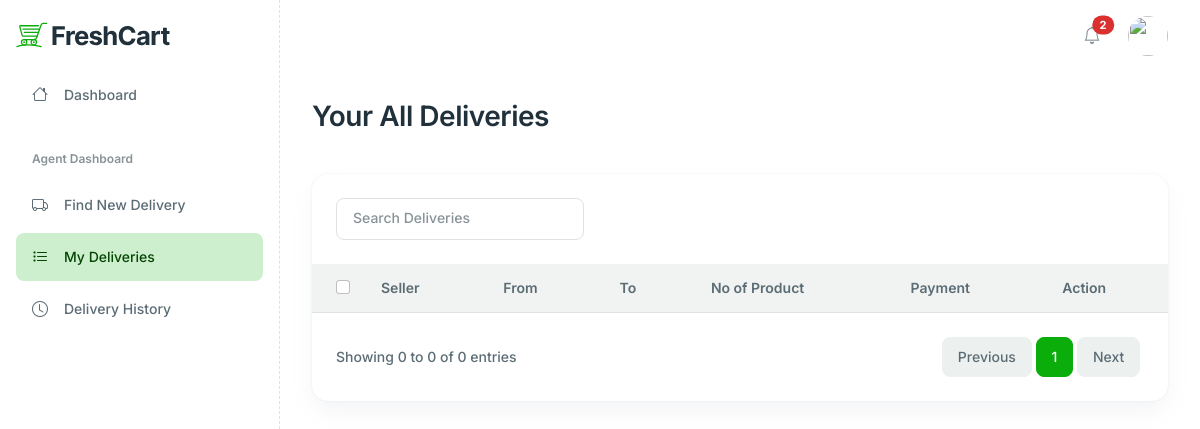
Before: /delivery/Mydeliveries/ with the older database file.
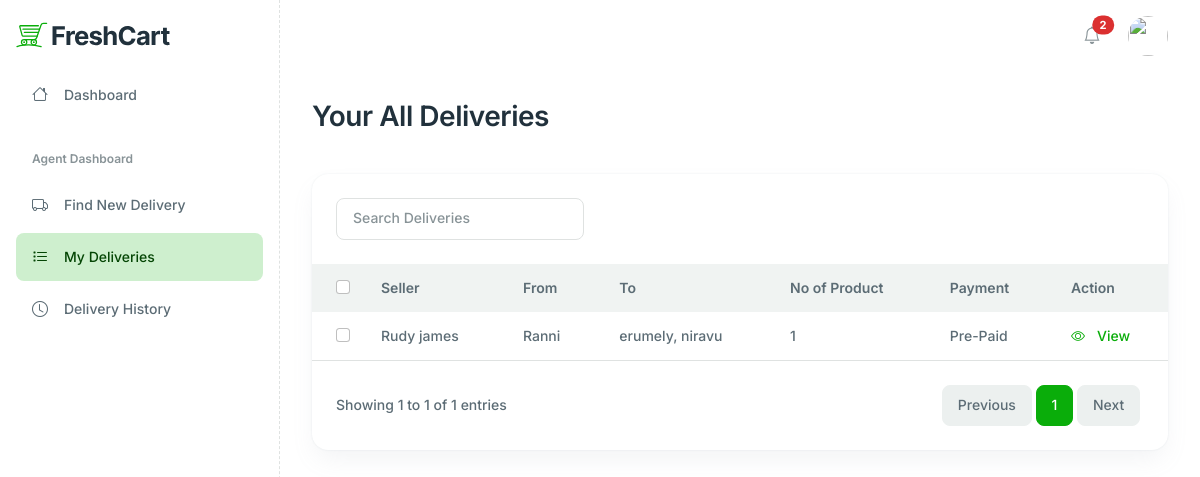
After: the same page with the newer database file.
### customer/models.py (models this page shows, shortened)
class Cart(models.Model):
    buyer = models.ForeignKey(User, on_delete=models.CASCADE, related_name="orders_as_buyer",
                              limit_choices_to={'rights': 'customer'})
    seller = models.ForeignKey(User, on_delete=models.CASCADE, related_name="orders_as_seller",
                               limit_choices_to={'rights': 'seller'})
    delivery_user = models.ForeignKey(User, on_delete=models.SET_NULL, null=True, blank=True,
                                      related_name="orders_as_delivery_user",
                                      limit_choices_to={'rights': 'delivery'})
    location = models.ForeignKey(Address, on_delete=models.SET_NULL, null=True, blank=True)
    PAYMENT_METHOD_CHOICES = [
        ('cod', 'Cash on Delivery'),
        ('credit_card', 'Credit Card'),
        ('debit_card', 'Debit Card'),
        ('upi', 'UPI'),
        ('net_banking', 'Net Banking'),
    ]
    payment_method = models.CharField(max_length=50, choices=PAYMENT_METHOD_CHOICES, default='cod')
    STATUS_CHOICES = [
        ('pending', 'Pending'),
        ('processing', 'Processing'),
        ('shipped', 'Shipped'),
        ('delivered', 'Delivered'),
        ('cancelled', 'Cancelled'),
    ]
    status = models.CharField(max_length=50, choices=STATUS_CHOICES, default='pending')
    date_time = models.DateTimeField(default=now)
    delivery_otp = models.CharField(max_length=6, blank=True, null=True)
    delivery_charge = models.DecimalField(max_digits=10, decimal_places=2, blank=True, null=True)

### administrator/models.py (models this page shows, shortened)
class User(models.Model):
    name = models.CharField(max_length=255)
    email = models.EmailField(unique=True)
    password = models.CharField(max_length=255)
    approved = models.BooleanField(default=True)
    phone_no = models.CharField(max_length=15, unique=True)
    rights = models.CharField(
        max_length=50,
        choices=[('admin', 'Admin'), ('seller', 'Seller'), ('customer', 'Customer'), ('delivery', 'Delivery')],
        default='customer'
    )
    created_at = models.DateTimeField(default=now, editable=False)
    photo = models.ImageField(upload_to='user_photos/', blank=True, null=True)
    def __str__(self):
        return self.name

class Address(models.Model):
    user = models.ForeignKey(User, on_delete=models.CASCADE, related_name="addresses")
    street = models.CharField(max_length=255)
    city = models.CharField(max_length=100)
    state = models.CharField(max_length=100)
    postal_code = models.CharField(max_length=20)
    is_primary = models.BooleanField(default=False)

### seller/models.py (models this page shows, shortened)
class SellerDetails(models.Model):
    seller = models.OneToOneField(User, on_delete=models.CASCADE, related_name="seller_details")
    GSTIN = models.CharField(max_length=15, blank=True, null=True)
    PancardNo = models.CharField(max_length=10, blank=True, null=True)
    bank_account_number = models.CharField(max_length=20, blank=True, null=True)
    ifsc_code = models.CharField(max_length=11, blank=True, null=True)
    Address = models.TextField()

### delivery/views.py (the view)
# urls.py: path('Mydeliveries/',Mydeliveries,name="Mydeliveries"),
def Mydeliveries(request):
    user = None
    if "userid" in request.session:
        user = User.objects.get(id=request.session.get("userid"))
    data = Cart.objects.filter(
        delivery_user=user,
        status='shipped'
    )
    for op in data:
        products = CartProduct.objects.filter(cart = op).count()
        op.address = op.seller.seller_details.Address
        op.count = products
    paginator = Paginator(data, 12)
    page_number = request.GET.get('page')
    page_obj = paginator.get_page(page_number)
    return render(request,'delivery/allDeliveries.html',{'dataobj':page_obj,'page_obj':page_obj,'current_page':3})

### customer/context_processors.py (called while the page is built, shortened)
def common_data(request):
    login = "userid" in request.session
    user = None
    cart_items = []
    cart_total = 0
    cart_count = 0
    like_count = 0
    categories = []
    return {
        "login": login,
        "user": user,
        "cart_items": cart_items,
        'cart_total':cart_total,
        'cart_count' : cart_count,
        'like_count' : like_count,
        'categories' : categories,
    }

### delivery/templates/delivery/allDeliveries.html (shortened to what this page needs)
{% extends 'delivery/delbase.html' %}  {% block content %} {% load static %}
			<main class="main-content-wrapper">
				<div class="container">
					<div class="row mb-8">
						<div class="col-md-12">
							<div class="d-flex flex-column flex-md-row justify-content-between align-items-md-center gap-4">
								<div>
									<h2>Your All Deliveries</h2>
								</div>
							</div>
						</div>
					</div>
					<div class="row">
						<div class="col-xl-12 col-12 mb-5">
							<div class="card h-100 card-lg">
								<div class="px-6 py-6">
									<div class="row justify-content-between">
										<div class="col-lg-4 col-md-6 col-12 mb-2 mb-md-0">
											<form class="d-flex" role="search">
												<input class="form-control" type="search" placeholder="Search Deliveries" aria-label="Search" />
											</form>
										</div>
									</div>
								</div>
								<div class="card-body p-0">
									<div class="table-responsive">
										<table class="table table-centered table-hover mb-0 text-nowrap table-borderless table-with-checkbox">
											<thead class="bg-light">
												<tr>
													<th>
														<div class="form-check">
															<input class="form-check-input" type="checkbox" value="" id="checkAll" />
														</div>
													</th>
													<th>Seller</th>
													<th>From</th>
													<th>To</th>
													<th>No of Product</th>
													<th>Payment</th>
													<th>Action</th>
												</tr>
											</thead>
											<tbody>
                                                {% for data in dataobj %}
												<tr>
													<td>
														<div class="form-check">
															<input class="form-check-input" type="checkbox" value="" id="categoryOne" />
														</div>
													</td>
													<td>{{data.seller}}</td>
													<td>
														{{data.address}}
													</td>
													<td>{{data.location.street}}, {{data.location.city}}</td>
													<td>{{data.count}}</td>
													<td>{% if data.payment_method == "cod" %} Cash on delivery {% else %} Pre-Paid {% endif %}</td>
													<td>
														<a  href="{% url 'closerlook' data.id %}">
															<i class="bi bi-eye me-3"></i>View
														</a>
													</td>
												</tr>
												{% endfor %}
											</tbody>
										</table>
									</div>
								</div>
								<div class="border-top d-flex justify-content-between align-items-md-center px-6 py-6 flex-md-row flex-column gap-4">
									<span>Showing {{ page_obj.start_index }} to {{ page_obj.end_index }} of {{ page_obj.paginator.count }} entries</span>
									<nav>
										<ul class="pagination mb-0">
											{% if page_obj.has_previous %}
												<li class="page-item"><a class="page-link" href="?page={{ page_obj.previous_page_number }}">Previous</a></li>
											{% else %}
												<li class="page-item disabled"><a class="page-link" href="#">Previous</a></li>
											{% endif %}
											{% for num in page_obj.paginator.page_range %}
												{% if page_obj.number == num %}
													<li class="page-item active"><a class="page-link" href="#">{{ num }}</a></li>
												{% else %}
													<li class="page-item"><a class="page-link" href="?page={{ num }}">{{ num }}</a></li>
												{% endif %}
											{% endfor %}
											{% if page_obj.has_next %}
												<li class="page-item"><a class="page-link" href="?page={{ page_obj.next_page_number }}">Next</a></li>
											{% else %}
												<li class="page-item disabled"><a class="page-link" href="#">Next</a></li>
											{% endif %}
										</ul>
									</nav>
								</div>
							</div>
						</div>
					</div>
				</div>
			</main>
{% endblock %}

Changed rows visible on the page:
added Cart: seller "Rudy james", address "Ranni", location.street "erumely", location.city "niravu", count "1", payment_method "Pre-Paid"
Other visible differences:
{{ page_obj.start_index }}: "0" → "1"
{{ page_obj.end_index }}: "0" → "1"
{{ page_obj.paginator.count }}: "0" → "1"
